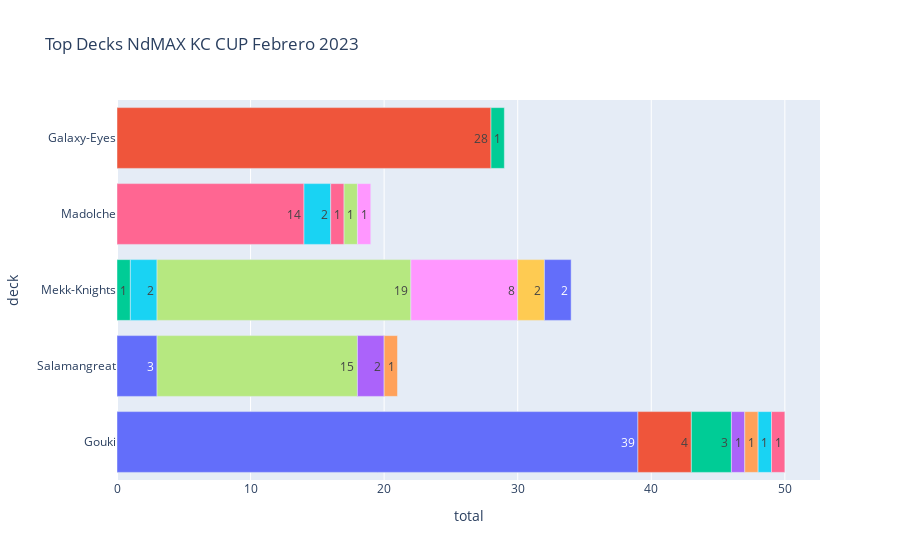

The cell this chart's notebook holds for it:
### Code cell
topfive=pd.concat([gouki, mecaballero, galaxyes, salamangreat, madolche], ignore_index=True)

fig = px.bar(topfive, y='deck', x="total", color="skill", title="Top Decks NdMAX KC CUP Febrero 2023", text="total", orientation='h')
fig.update_layout(showlegend=False)
fig.show()

### Figure 1 — Plotly figure (JSON) as saved in the notebook; plotly's stock layout.template omitted (floating-point values rounded to 4 significant figures)
{"data": [{"alignmentgroup": "True", "hovertemplate": "skill=Tres Efectos<br>total=%{text}<br>deck=%{y}<extra></extra>", "legendgroup": "Tres Efectos", "marker": {"color": "#636efa", "pattern": {"shape": ""}}, "name": "Tres Efectos", "offsetgroup": "Tres Efectos", "orientation": "h", "showlegend": true, "text": [39, 3], "textposition": "auto", "type": "bar", "x": [39, 3], "xaxis": "x", "y": ["Gouki", "Salamangreat"], "yaxis": "y"}, {"alignmentgroup": "True", "hovertemplate": "skill=El Evento Principal Gouki<br>total=%{text}<br>deck=%{y}<extra></extra>", "legendgroup": "El Evento Principal Gouki", "marker": {"color": "#EF553B", "pattern": {"shape": ""}}, "name": "El Evento Principal Gouki", "offsetgroup": "El Evento Principal Gouki", "orientation": "h", "showlegend": true, "text": [4], "textposition": "auto", "type": "bar", "x": [4], "xaxis": "x", "y": ["Gouki"], "yaxis": "y"}, {"alignmentgroup": "True", "hovertemplate": "skill=Aumento de LP alfa<br>total=%{text}<br>deck=%{y}<extra></extra>", "legendgroup": "Aumento de LP alfa", "marker": {"color": "#00cc96", "pattern": {"shape": ""}}, "name": "Aumento de LP alfa", "offsetgroup": "Aumento de LP alfa", "orientation": "h", "showlegend": true, "text": [3, 1], "textposition": "auto", "type": "bar", "x": [3, 1], "xaxis": "x", "y": ["Gouki", "Mekk-Knights"], "yaxis": "y"}, {"alignmentgroup": "True", "hovertemplate": "skill=Robo del Destino<br>total=%{text}<br>deck=%{y}<extra></extra>", "legendgroup": "Robo del Destino", "marker": {"color": "#ab63fa", "pattern": {"shape": ""}}, "name": "Robo del Destino", "offsetgroup": "Robo del Destino", "orientation": "h", "showlegend": true, "text": [1], "textposition": "auto", "type": "bar", "x": [1], "xaxis": "x", "y": ["Gouki"], "yaxis": "y"}, {"alignmentgroup": "True", "hovertemplate": "skill=Refuerzos<br>total=%{text}<br>deck=%{y}<extra></extra>", "legendgroup": "Refuerzos", "marker": {"color": "#FFA15A", "pattern": {"shape": ""}}, "name": "Refuerzos", "offsetgroup": "Refuerzos", "orientation": "h", "showlegend": true, "text": [1], "textposition": "auto", "type": "bar", "x": [1], "xaxis": "x", "y": ["Gouki"], "yaxis": "y"}, {"alignmentgroup": "True", "hovertemplate": "skill=Habilidad no asignada<br>total=%{text}<br>deck=%{y}<extra></extra>", "legendgroup": "Habilidad no asignada", "marker": {"color": "#19d3f3", "pattern": {"shape": ""}}, "name": "Habilidad no asignada", "offsetgroup": "Habilidad no asignada", "orientation": "h", "showlegend": true, "text": [1, 2], "textposition": "auto", "type": "bar", "x": [1, 2], "xaxis": "x", "y": ["Gouki", "Mekk-Knights"], "yaxis": "y"}, {"alignmentgroup": "True", "hovertemplate": "skill=Cambios<br>total=%{text}<br>deck=%{y}<extra></extra>", "legendgroup": "Cambios", "marker": {"color": "#FF6692", "pattern": {"shape": ""}}, "name": "Cambios", "offsetgroup": "Cambios", "orientation": "h", "showlegend": true, "text": [1, 14], "textposition": "auto", "type": "bar", "x": [1, 14], "xaxis": "x", "y": ["Gouki", "Madolche"], "yaxis": "y"}, {"alignmentgroup": "True", "hovertemplate": "skill=Vinculaciones<br>total=%{text}<br>deck=%{y}<extra></extra>", "legendgroup": "Vinculaciones", "marker": {"color": "#B6E880", "pattern": {"shape": ""}}, "name": "Vinculaciones", "offsetgroup": "Vinculaciones", "orientation": "h", "showlegend": true, "text": [19, 15], "textposition": "auto", "type": "bar", "x": [19, 15], "xaxis": "x", "y": ["Mekk-Knights", "Salamangreat"], "yaxis": "y"}, {"alignmentgroup": "True", "hovertemplate": "skill=Movimiento de Monstruo<br>total=%{text}<br>deck=%{y}<extra></extra>", "legendgroup": "Movimiento de Monstruo", "marker": {"color": "#FF97FF", "pattern": {"shape": ""}}, "name": "Movimiento de Monstruo", "offsetgroup": "Movimiento de Monstruo", "orientation": "h", "showlegend": true, "text": [8], "textposition": "auto", "type": "bar", "x": [8], "xaxis": "x", "y": ["Mekk-Knights"], "yaxis": "y"}, {"alignmentgroup": "True", "hovertemplate": "skill=Paliza<br>total=%{text}<br>deck=%{y}<extra></extra>", "legendgroup": "Paliza", "marker": {"color": "#FECB52", "pattern": {"shape": ""}}, "name": "Paliza", "offsetgroup": "Paliza", "orientation": "h", "showlegend": true, "text": [2], "textposition": "auto", "type": "bar", "x": [2], "xaxis": "x", "y": ["Mekk-Knights"], "yaxis": "y"}, {"alignmentgroup": "True", "hovertemplate": "skill=Mecanismos Medievales<br>total=%{text}<br>deck=%{y}<extra></extra>", "legendgroup": "Mecanismos Medievales", "marker": {"color": "#636efa", "pattern": {"shape": ""}}, "name": "Mecanismos Medievales", "offsetgroup": "Mecanismos Medievales", "orientation": "h", "showlegend": true, "text": [2], "textposition": "auto", "type": "bar", "x": [2], "xaxis": "x", "y": ["Mekk-Knights"], "yaxis": "y"}, {"alignmentgroup": "True", "hovertemplate": "skill=Galaxia XYZ<br>total=%{text}<br>deck=%{y}<extra></extra>", "legendgroup": "Galaxia XYZ", "marker": {"color": "#EF553B", "pattern": {"shape": ""}}, "name": "Galaxia XYZ", "offsetgroup": "Galaxia XYZ", "orientation": "h", "showlegend": true, "text": [28], "textposition": "auto", "type": "bar", "x": [28], "xaxis": "x", "y": ["Galaxy-Eyes"], "yaxis": "y"}, {"alignmentgroup": "True", "hovertemplate": "skill=Fotónico de la Galaxia<br>total=%{text}<br>deck=%{y}<extra></extra>", "legendgroup": "Fotónico de la Galaxia", "marker": {"color": "#00cc96", "pattern": {"shape": ""}}, "name": "Fotónico de la Galaxia", "offsetgroup": "Fotónico de la Galaxia", "orientation": "h", "showlegend": true, "text": [1], "textposition": "auto", "type": "bar", "x": [1], "xaxis": "x", "y": ["Galaxy-Eyes"], "yaxis": "y"}, {"alignmentgroup": "True", "hovertemplate": "skill=Alzarse desde el Valle de las Llamas<br>total=%{text}<br>deck=%{y}<extra></extra>", "legendgroup": "Alzarse desde el Valle de las Llamas", "marker": {"color": "#ab63fa", "pattern": {"shape": ""}}, "name": "Alzarse desde el Valle de las Llamas", "offsetgroup": "Alzarse desde el Valle de las Llamas", "orientation": "h", "showlegend": true, "text": [2], "textposition": "auto", "type": "bar", "x": [2], "xaxis": "x", "y": ["Salamangreat"], "yaxis": "y"}, {"alignmentgroup": "True", "hovertemplate": "skill=Borre Explosivo<br>total=%{text}<br>deck=%{y}<extra></extra>", "legendgroup": "Borre Explosivo", "marker": {"color": "#FFA15A", "pattern": {"shape": ""}}, "name": "Borre Explosivo", "offsetgroup": "Borre Explosivo", "orientation": "h", "showlegend": true, "text": [1], "textposition": "auto", "type": "bar", "x": [1], "xaxis": "x", "y": ["Salamangreat"], "yaxis": "y"}, {"alignmentgroup": "True", "hovertemplate": "skill=Constructor de Laberinto<br>total=%{text}<br>deck=%{y}<extra></extra>", "legendgroup": "Constructor de Laberinto", "marker": {"color": "#19d3f3", "pattern": {"shape": ""}}, "name": "Constructor de Laberinto", "offsetgroup": "Constructor de Laberinto", "orientation": "h", "showlegend": true, "text": [2], "textposition": "auto", "type": "bar", "x": [2], "xaxis": "x", "y": ["Madolche"], "yaxis": "y"}, {"alignmentgroup": "True", "hovertemplate": "skill=Guardia Bendita<br>total=%{text}<br>deck=%{y}<extra></extra>", "legendgroup": "Guardia Bendita", "marker": {"color": "#FF6692", "pattern": {"shape": ""}}, "name": "Guardia Bendita", "offsetgroup": "Guardia Bendita", "orientation": "h", "showlegend": true, "text": [1], "textposition": "auto", "type": "bar", "x": [1], "xaxis": "x", "y": ["Madolche"], "yaxis": "y"}, {"alignmentgroup": "True", "hovertemplate": "skill=Carga de Ataque<br>total=%{text}<br>deck=%{y}<extra></extra>", "legendgroup": "Carga de Ataque", "marker": {"color": "#B6E880", "pattern": {"shape": ""}}, "name": "Carga de Ataque", "offsetgroup": "Carga de Ataque", "orientation": "h", "showlegend": true, "text": [1], "textposition": "auto", "type": "bar", "x": [1], "xaxis": "x", "y": ["Madolche"], "yaxis": "y"}, {"alignmentgroup": "True", "hovertemplate": "skill=Atacante Poderoso<br>total=%{text}<br>deck=%{y}<extra></extra>", "legendgroup": "Atacante Poderoso", "marker": {"color": "#FF97FF", "pattern": {"shape": ""}}, "name": "Atacante Poderoso", "offsetgroup": "Atacante Poderoso", "orientation": "h", "showlegend": true, "text": [1], "textposition": "auto", "type": "bar", "x": [1], "xaxis": "x", "y": ["Madolche"], "yaxis": "y"}], "layout": {"autosize": true, "barmode": "relative", "legend": {"title": {"text": "skill"}, "tracegroupgap": 0}, "showlegend": false, "title": {"text": "Top Decks NdMAX KC CUP Febrero 2023"}, "xaxis": {"anchor": "y", "autorange": true, "domain": [0, 1], "range": [0, 52.63], "title": {"text": "total"}, "type": "linear"}, "yaxis": {"anchor": "x", "autorange": true, "domain": [0, 1], "range": [-0.5, 4.5], "title": {"text": "deck"}, "type": "category"}}}
